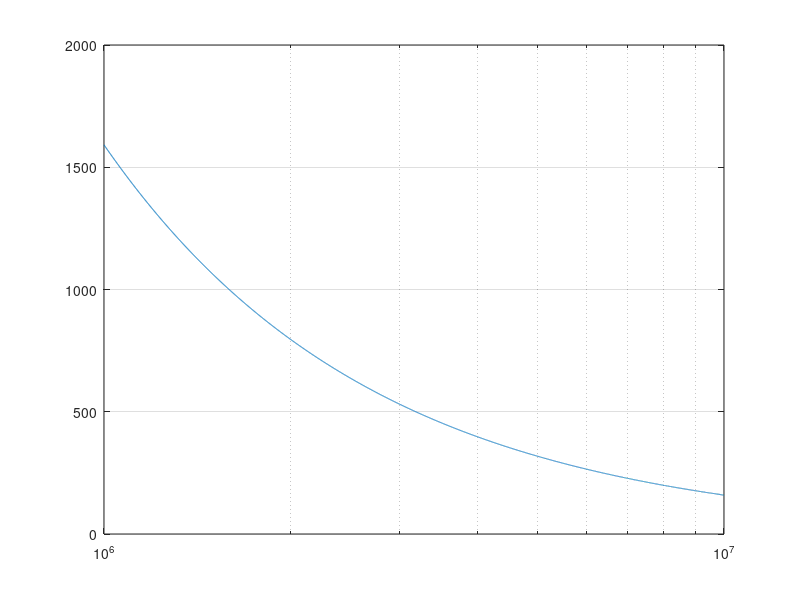

Source code (MATLAB):
%valculates Xc over F. 
c = 100*10^-12;
a = 10^6 : 1000 : 10^7; %Frequency step and limits
s = 2*pi*a;

y= 1./(c*s);

semilogx (a,y);
grid on;